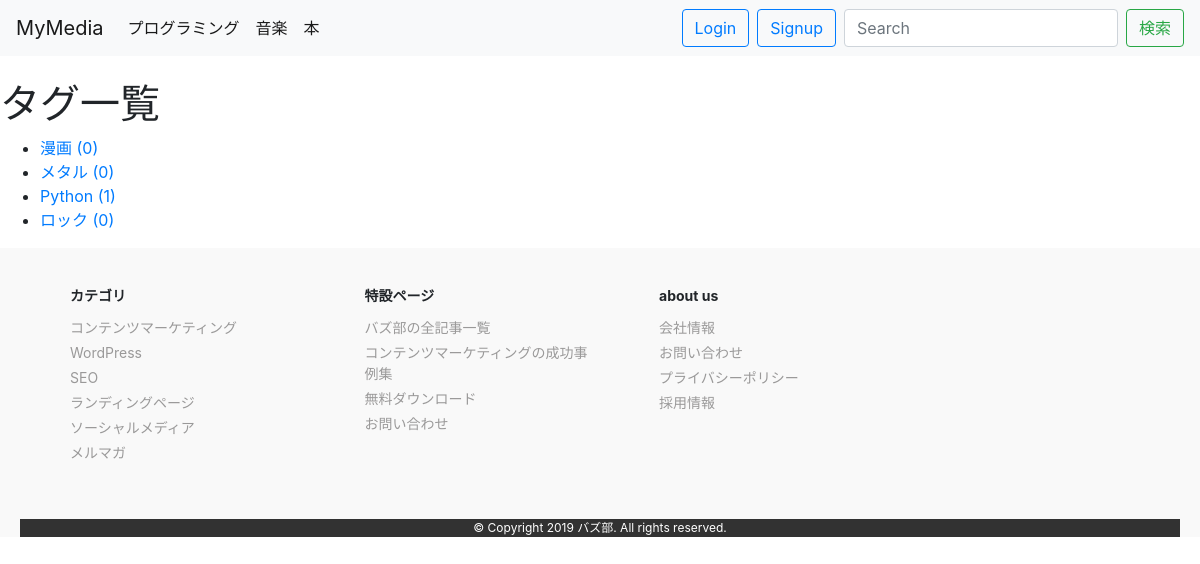
Page /blog/tags/ on the earlier database version.
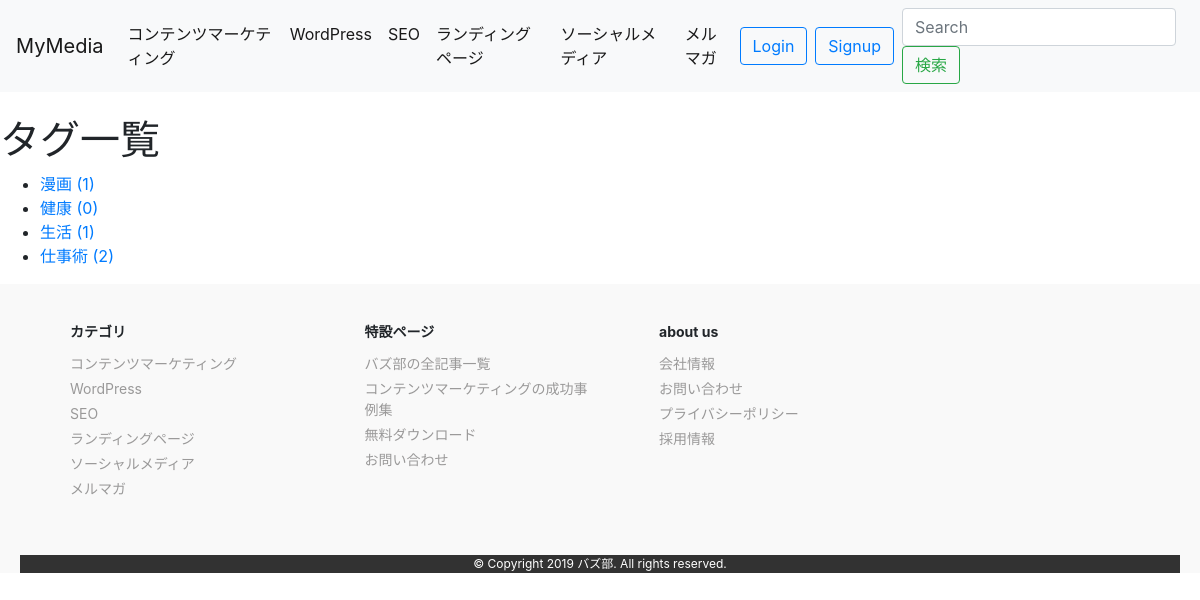
Same page on the later database version.
### blog/models.py (models this page shows, shortened)
class Category(models.Model):
    name = models.CharField(max_length=255)
    slug = models.SlugField(unique=True)
    timestamp = models.DateTimeField(auto_now_add=True)

class Tag(models.Model):
    name = models.CharField(max_length=255)
    slug = models.SlugField(unique=True)
    timestamp = models.DateTimeField(auto_now_add=True)

### blog/views.py (the view)
# urls.py: path('tags/', TagListView.as_view(), name='tag_list'),
class TagListView(ListView):
    queryset = Tag.objects.annotate(num_posts=Count(
        'post', filter=Q(post__is_public=True)))

### dbsite2/context_processors.py (called while the page is built)
def common(request):
    context = {
        'categories': Category.objects.annotate(
            num_posts=Count('post', filter=Q(post__is_public=True))),
        'tags': Tag.objects.annotate(
            num_posts=Count('post', filter=Q(post__is_public=True))),
    }
    return context

### blog/templates/blog/tag_list.html (shortened to what this page needs)
{% extends "base.html" %}
{% block content %}
<h1>タグ一覧</h1>
<ul>
  {% for tag in object_list %}
  <li><a href="{% url 'blog:tag_post' tag.slug %}">{{ tag.name }} ({{ tag.num_posts }})</a></li>
  {% empty %}
  <li>タグはありません。</li>
  {% endfor %}
</ul>
{% endblock %}

### templates/base.html (shortened to what this page needs)
{% load static %}
<!DOCTYPE html>
<html lang="ja">
  <head>
    <link rel="stylesheet" href="{% static 'blog/css/blog.css' %}">
    <link rel="stylesheet" href="https://stackpath.bootstrapcdn.com/bootstrap/4.1.3/css/bootstrap.min.css">
  </head>
  <body>
  <div class="wrapper">
    {% include "base/navbar.html" %}
    {% block content %}
    {% endblock %}
  <footer id="colophon" class="site-footer" role="contentinfo">
    <div class="footer-widget-area" role="complementary">
    <section id="nav_menu-2" class="footer-widget">
    <div class="footer-container">
    <ul class="footer-menu-nav">
    <h3 class="footer-widget-title">カテゴリ</h3>
    <li class="menu-item"><a href="#">コンテンツマーケティング</a></li>
    <li class="menu-item"><a href="#">WordPress</a></li>
    <li class="menu-item"><a href="#">SEO</a></li>
    <li class="menu-item"><a href="#">ランディングページ</a></li>
    <li class="menu-item"><a href="#">ソーシャルメディア</a></li>
    <li class="menu-item"><a href="#">メルマガ</a></li>
    </ul>
    </div>
    </section>
    <section id="nav_menu-3" class="footer-widget">
    <div class="footer-container">
    <ul class="footer-menu-nav">
    <h3 class="footer-widget-title">特設ページ</h3>
    <li class="menu-item"><a href="#">バズ部の全記事一覧</a></li>
    <li class="menu-item"><a target="_blank" href="#">コンテンツマーケティングの成功事例集</a></li>
    <li class="menu-item"><a href="#">無料ダウンロード</a></li>
    <li class="menu-item"><a href="#">お問い合わせ</a></li>
    </ul>
    </div>
    </section>
    <section id="nav_menu-4" class="footer-widget">
    <div class="footer-container">
    <ul class="footer-menu-nav">
    <h3 class="footer-widget-title">about us</h3>
    <li class="menu-item"><a target="_blank" href="#">会社情報</a></li>
    <li class="menu-item"><a href="#">お問い合わせ</a></li>
    <li class="menu-item"><a href="#">プライバシーポリシー</a></li>
    <li class="menu-item"><a target="_blank" href="#">採用情報</a></li>
    </ul>
    </div>
    </section>
  <div class="site-info">
    <div class="footer-copy-container">
      <p class="footer-copy">© Copyright 2019 バズ部. All rights reserved.</p>
    </div>
  </div>
</div>
</footer>
</div>
  </body>
</html>

### templates/base/navbar.html (shortened to what this page needs)
<nav class="navbar navbar-expand-lg navbar-light bg-light mb-4">
  <a class="navbar-brand" href="/blog/">MyMedia</a>
  <div class="collapse navbar-collapse" id="navbarSupportedContent">
    <ul class="navbar-nav mr-auto">
      {% for category in categories|dictsort:"id" %}
      <li class="nav-item active">
        <a href="{% url 'blog:category_post' category.slug %}" class="nav-link">{{ category.name }}</a>
      </li>
      {% endfor %}
    </ul>
    {% include "blog/snippets/user_auth.html" %}
    {% include "blog/snippets/search_form.html" %}
  </div>
</nav>

### blog/templates/blog/snippets/user_auth.html
{% if user.is_authenticated %}
<button class="btn btn-outline-primary my-2 my-sm-0">username:{{ user.get_username }}</button>
<a href="{% url 'logout' %}"><button class="btn btn-outline-primary my-2 my-sm-0">Logout</button></a>
{% else %}
<a href="{% url 'login' %}"><button class="btn btn-outline-primary mr-sm-2">Login</button></a>
<a href="{% url 'blog:signup' %}"><button class="btn btn-outline-primary mr-sm-2">Signup</button></a>
{% endif %}

### blog/templates/blog/snippets/search_form.html
<form class="form-inline my-2 my-lg-0" action="{% url 'blog:search_post' %}" method="GET">
    <input class="form-control mr-sm-2" type="search" name="q" value="{{ request.GET.q }}" placeholder="Search" aria-label="Search">
    <button class="btn btn-outline-success my-2 my-sm-0" type="submit">検索</button>
</form>

### blog/static/blog/css/blog.css (style rules this page uses)
.site-footer { background: #f9f9f9; }
.site-footer a { color: #9a9999; }
.site-footer .footer-widget-area { background: none; border: none; width: 1160px; margin: 0 auto; }
.site-footer .footer-widget-area ul li { display: block; margin: 4px 0; }
.footer-widget-title { font-size: 14px; font-weight: bold; margin-bottom: 12px; }
.site-footer .footer-widget-area .footer-widget { background: #f9f9f9; font-size: 14px; width: 25%; display: inline-block; vertical-align: top; padding-right: 10px; padding-left: 10px; border: none; }
.footer-widget { border-top: 1px solid #e5e5e5; background: #fff; }
.footer-container { padding: 40px 0; }
.site-footer .site-info { background: #323232; color: #fff; border: none; max-width: 100%; margin: 0; font-size: 12px; text-align: center; }
.wrapper { min-height: 100vh; }

Differences in the rows shown:
changed Category: name "プログラミング" → "コンテンツマーケティング"
changed Category: name "音楽" → "WordPress"
changed Category: name "本" → "SEO"
added Category: name "ランディングページ"
added Category: name "ソーシャルメディア"
added Category: name "メルマガ"
computed for Tag "漫画": num_posts "0" → "1"
changed Tag (number 2 of 4 on the later page): name "ロック" → "健康"; moves up the list
changed Tag (number 3 of 4 on the later page): name "メタル" → "生活"; num_posts "0" → "1"
changed Tag: name "Python" → "仕事術"; num_posts "1" → "2"
